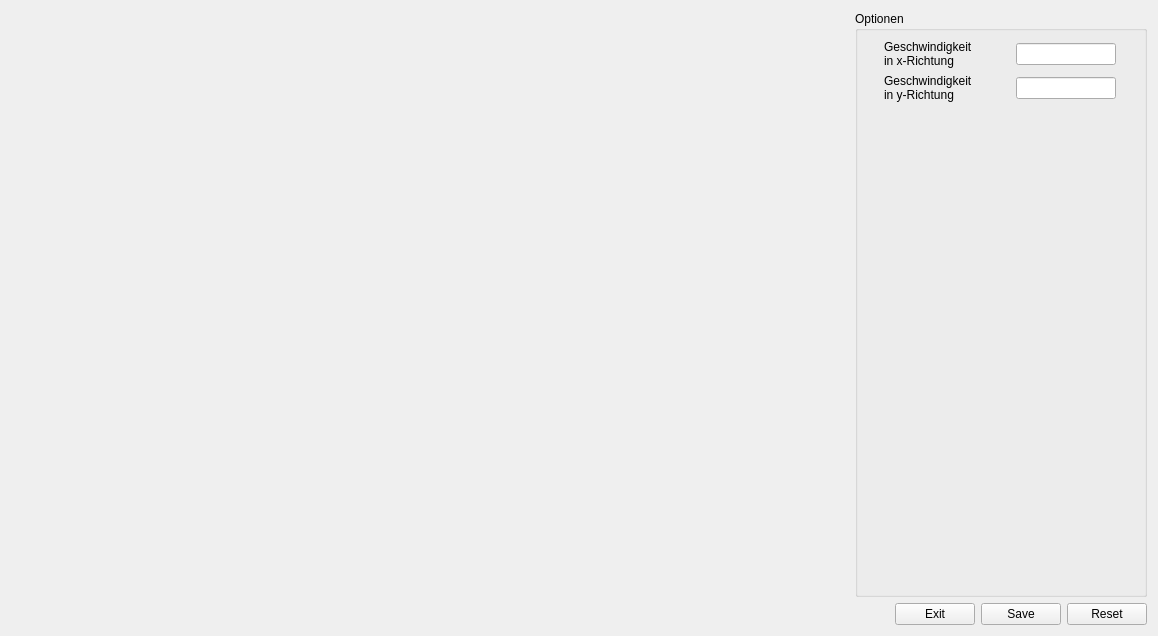
<?xml version="1.0" encoding="UTF-8"?>
<ui version="4.0">
 <class>options_widget</class>
 <widget class="QWidget" name="options_widget">
  <property name="geometry">
   <rect>
    <x>0</x>
    <y>0</y>
    <width>1158</width>
    <height>636</height>
   </rect>
  </property>
  <property name="windowTitle">
   <string>Form</string>
  </property>
  <layout class="QHBoxLayout" name="horizontalLayout_2">
   <item>
    <widget class="CanvasWidget" name="canvas_widget" native="true">
     <property name="sizePolicy">
      <sizepolicy hsizetype="Expanding" vsizetype="Expanding">
       <horstretch>0</horstretch>
       <verstretch>0</verstretch>
      </sizepolicy>
     </property>
    </widget>
   </item>
   <item>
    <layout class="QVBoxLayout" name="verticalLayout_2">
     <item>
      <widget class="QGroupBox" name="groupBox">
       <property name="title">
        <string>Optionen</string>
       </property>
       <layout class="QVBoxLayout" name="verticalLayout">
        <item>
         <layout class="QGridLayout" name="gridLayout">
          <item row="0" column="0">
           <widget class="QLabel" name="velx_label">
            <property name="sizePolicy">
             <sizepolicy hsizetype="Fixed" vsizetype="Preferred">
              <horstretch>0</horstretch>
              <verstretch>0</verstretch>
             </sizepolicy>
            </property>
            <property name="text">
             <string>&lt;html&gt;&lt;head/&gt;&lt;body&gt;&lt;p&gt;Geschwindigkeit &lt;br&gt;in x-Richtung&lt;/p&gt;&lt;/body&gt;&lt;/html&gt;</string>
            </property>
           </widget>
          </item>
          <item row="1" column="4">
           <widget class="QLineEdit" name="vely_lineEdit">
            <property name="sizePolicy">
             <sizepolicy hsizetype="Fixed" vsizetype="Fixed">
              <horstretch>0</horstretch>
              <verstretch>0</verstretch>
             </sizepolicy>
            </property>
            <property name="maximumSize">
             <size>
              <width>100</width>
              <height>16777215</height>
             </size>
            </property>
           </widget>
          </item>
          <item row="0" column="1">
           <spacer name="horizontalSpacer">
            <property name="orientation">
             <enum>Qt::Horizontal</enum>
            </property>
            <property name="sizeType">
             <enum>QSizePolicy::Fixed</enum>
            </property>
            <property name="sizeHint" stdset="0">
             <size>
              <width>20</width>
              <height>20</height>
             </size>
            </property>
           </spacer>
          </item>
          <item row="1" column="0">
           <widget class="QLabel" name="vely_label">
            <property name="sizePolicy">
             <sizepolicy hsizetype="Fixed" vsizetype="Preferred">
              <horstretch>0</horstretch>
              <verstretch>0</verstretch>
             </sizepolicy>
            </property>
            <property name="text">
             <string>&lt;html&gt;&lt;head/&gt;&lt;body&gt;&lt;p&gt;Geschwindigkeit &lt;br&gt;in y-Richtung&lt;/p&gt;&lt;/body&gt;&lt;/html&gt;</string>
            </property>
           </widget>
          </item>
          <item row="0" column="4">
           <widget class="QLineEdit" name="velx_lineEdit">
            <property name="sizePolicy">
             <sizepolicy hsizetype="Fixed" vsizetype="Fixed">
              <horstretch>0</horstretch>
              <verstretch>0</verstretch>
             </sizepolicy>
            </property>
            <property name="maximumSize">
             <size>
              <width>100</width>
              <height>16777215</height>
             </size>
            </property>
           </widget>
          </item>
          <item row="1" column="1">
           <spacer name="horizontalSpacer_2">
            <property name="orientation">
             <enum>Qt::Horizontal</enum>
            </property>
            <property name="sizeType">
             <enum>QSizePolicy::Fixed</enum>
            </property>
            <property name="sizeHint" stdset="0">
             <size>
              <width>20</width>
              <height>20</height>
             </size>
            </property>
           </spacer>
          </item>
         </layout>
        </item>
        <item>
         <spacer name="verticalSpacer">
          <property name="orientation">
           <enum>Qt::Vertical</enum>
          </property>
          <property name="sizeHint" stdset="0">
           <size>
            <width>17</width>
            <height>262</height>
           </size>
          </property>
         </spacer>
        </item>
       </layout>
      </widget>
     </item>
     <item>
      <layout class="QHBoxLayout" name="horizontalLayout">
       <item>
        <spacer name="horizontalSpacer_5">
         <property name="orientation">
          <enum>Qt::Horizontal</enum>
         </property>
         <property name="sizeType">
          <enum>QSizePolicy::Preferred</enum>
         </property>
         <property name="sizeHint" stdset="0">
          <size>
           <width>40</width>
           <height>20</height>
          </size>
         </property>
        </spacer>
       </item>
       <item>
        <widget class="QPushButton" name="exit_pushButton">
         <property name="text">
          <string>Exit</string>
         </property>
        </widget>
       </item>
       <item>
        <widget class="QPushButton" name="save_pushButton">
         <property name="text">
          <string>Save</string>
         </property>
        </widget>
       </item>
       <item>
        <widget class="QPushButton" name="reset_pushButton">
         <property name="text">
          <string>Reset</string>
         </property>
        </widget>
       </item>
      </layout>
     </item>
    </layout>
   </item>
  </layout>
 </widget>
 <customwidgets>
  <customwidget>
   <class>CanvasWidget</class>
   <extends>QWidget</extends>
   <header>canvas</header>
   <container>1</container>
  </customwidget>
 </customwidgets>
 <resources/>
 <connections/>
</ui>
